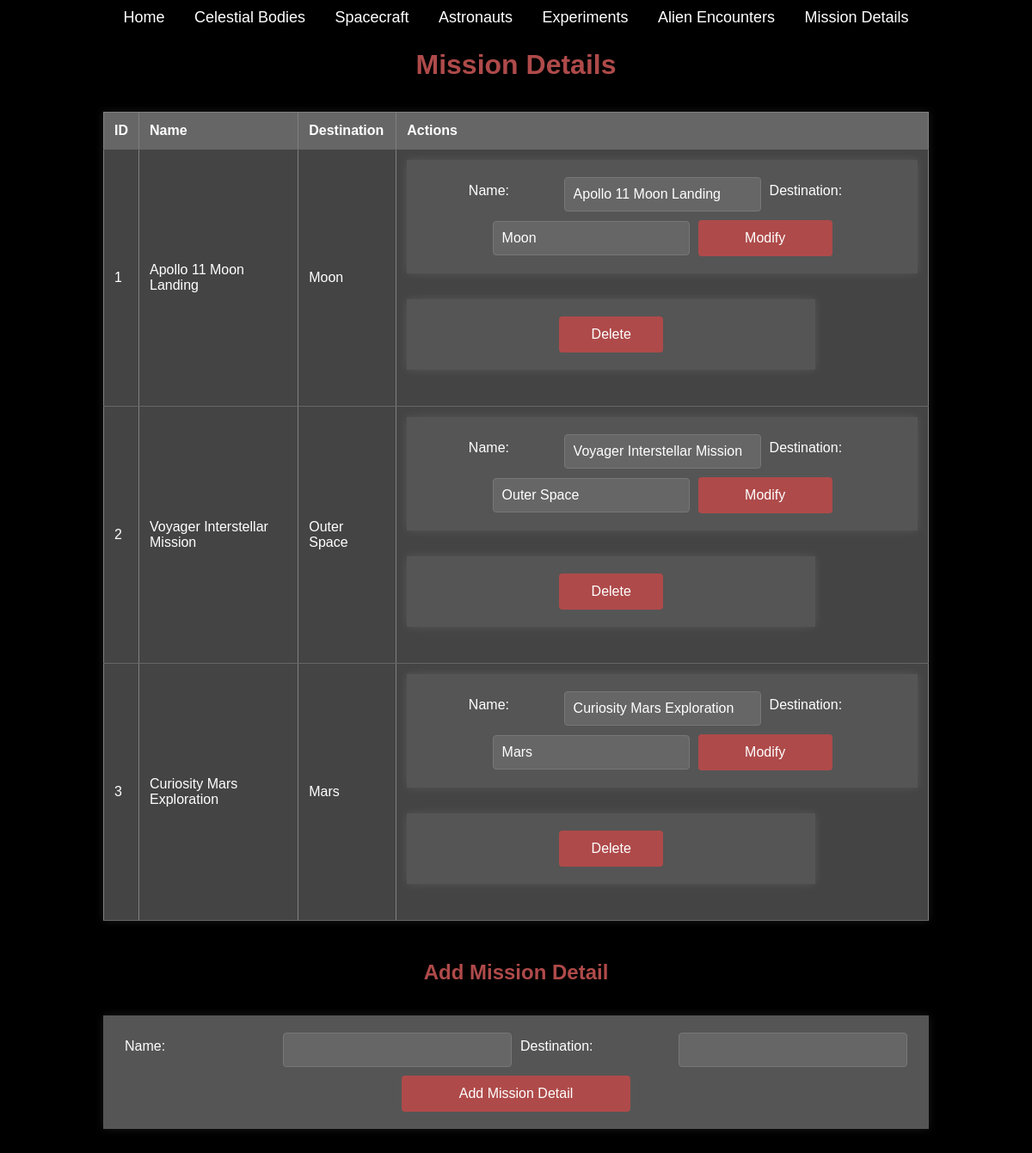
The page /mission_details on the database as committed earlier.
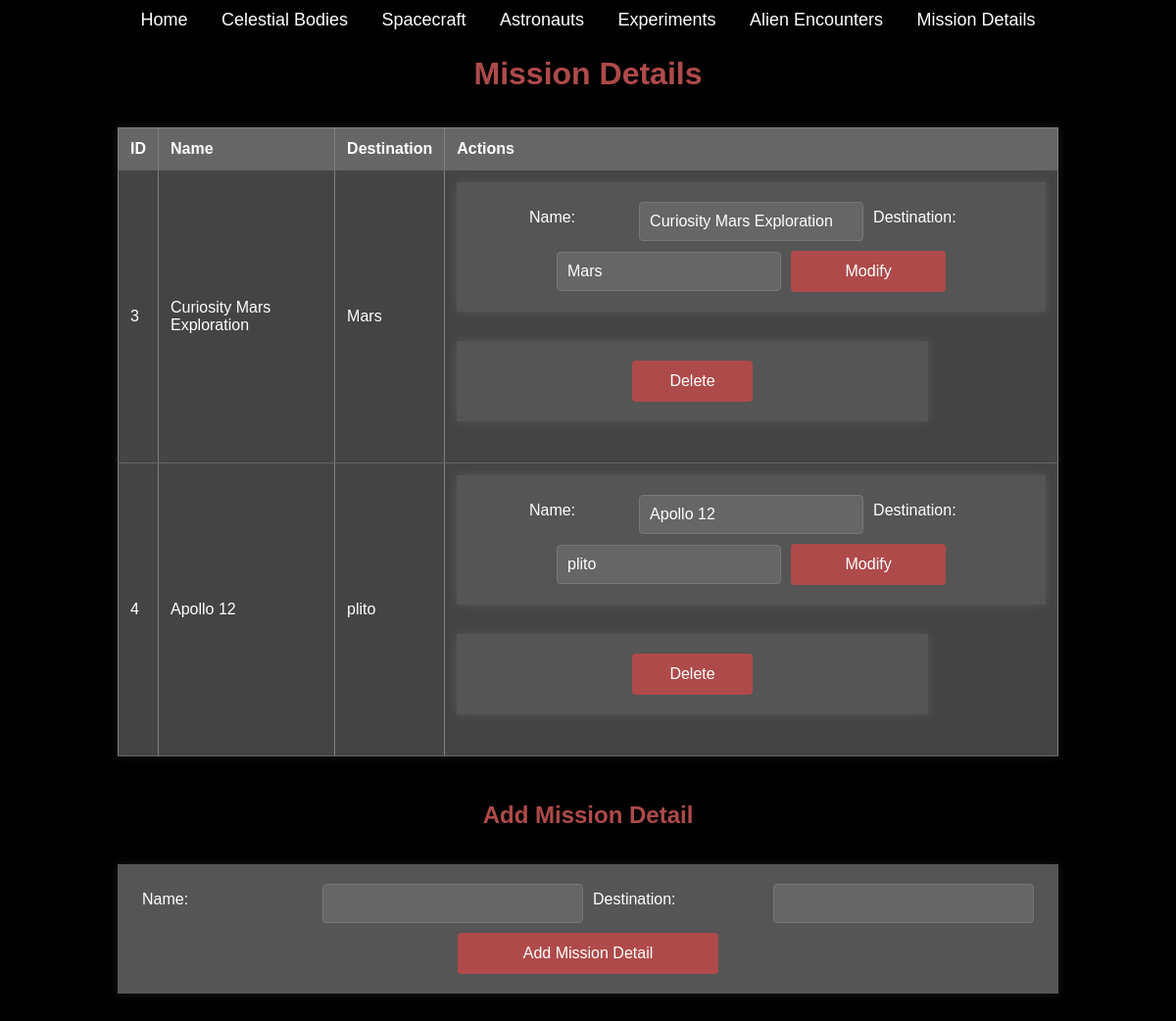
The same page on the database as committed later.
### app.py (models this page shows)
class MissionDetails(db.Model):
    id = db.Column(db.Integer, primary_key=True)
    name = db.Column(db.String(50), nullable=False)
    destination = db.Column(db.String(50), nullable=False)

### app.py (the view)
@app.route('/mission_details')
def mission_details():
    return render_template('mission_details.html', mission_details=MissionDetails.query.all())

### templates/mission_details.html (shortened to what this page needs)
<!DOCTYPE html>
<html lang="en">
  <head>
    <link
      rel="stylesheet"
      href="{{ url_for('static', filename='index.css') }}"
    />
  </head>
  <body>
    <div class="navbar">
      <a href="/">Home</a>
      <a href="/celestial_bodies">Celestial Bodies</a>
      <a href="/spacecraft">Spacecraft</a>
      <a href="/astronauts">Astronauts</a>
      <a href="/experiments">Experiments</a>
      <a href="/alien_encounters">Alien Encounters</a>
      <a href="/mission_details">Mission Details</a>
    </div>
    <h1>Mission Details</h1>
    <table border="1">
      <tr>
        <th>ID</th>
        <th>Name</th>
        <th>Destination</th>
        <th>Actions</th>
      </tr>
      {% for mission in mission_details %}
      <tr>
        <td>{{ mission.id }}</td>
        <td>{{ mission.name }}</td>
        <td>{{ mission.destination }}</td>
        <td>
          <form
            class="modify"
            method="POST"
            action="{{ url_for('modify_mission_detail', id=mission.id) }}"
          >
            <label for="mission_name">Name:</label>
            <input
              type="text"
              id="mission_name"
              name="name"
              value="{{ mission.name }}"
              required
            />
            <label for="destination">Destination:</label>
            <input
              type="text"
              id="destination"
              name="destination"
              value="{{ mission.destination }}"
              required
            />
            <button type="submit">Modify</button>
          </form>
          <form
            method="POST"
            action="{{ url_for('delete_mission_detail', id=mission.id) }}"
          >
            <button type="submit">Delete</button>
          </form>
        </td>
      </tr>
      {% endfor %}
    </table>
    <h2>Add Mission Detail</h2>
    <form
      class="ajax-form"
      id="mission-detail-form"
      action="/add_mission_detail"
      method="post"
    >
      <label for="mission_name">Name:</label>
      <input type="text" id="mission_name" name="name" required />
      <label for="destination">Destination:</label>
      <input type="text" id="destination" name="destination" required />
      <button type="submit">Add Mission Detail</button>
    </form>
  </body>
</html>

Rows that differ between the two databases and show on the page:
removed MissionDetails: id "1", name "Apollo 11 Moon Landing", destination "Moon"
removed MissionDetails: id "2", name "Voyager Interstellar Mission", destination "Outer Space"
added MissionDetails: id "4", name "Apollo 12", destination "plito"
